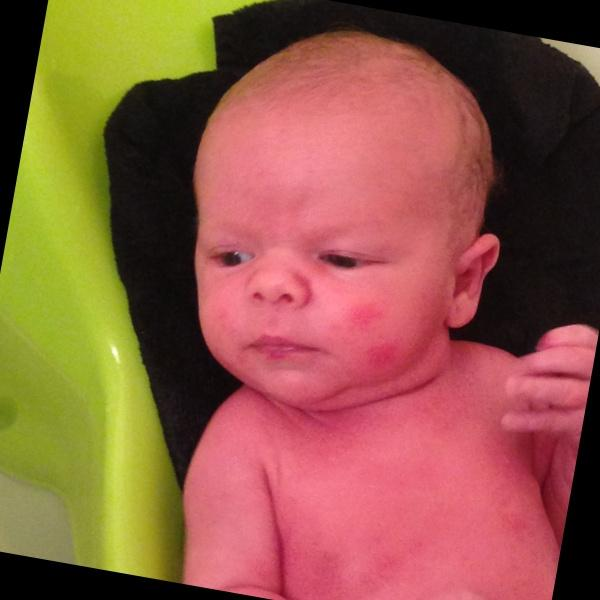
#> input picture images/0_2/image_1110.jpg, 600 x 600 px; its folder holds 4 pictures in this run
$ jupyter execute --allow-errors extract_faces.ipynb
#> lines starting #> are read from the running program, lines starting #| are printed output that depends on the picture
### src/codes.py
import cv2
import pandas as pd
import numpy as np
import glob
import matplotlib.pyplot as plt
import os
import sys
import face_recognition
from sklearn import preprocessing
from sklearn.model_selection import train_test_split
from sklearn.metrics import confusion_matrix
import seaborn as sns

def importPath(folder):
    path = f"../OUTPUT/images/{folder}/*.jpg"
    list_paths = glob.glob(path)
    return list_paths


# [7 lines left out: function resizeImages, not called in this run]

### src/extract_faces.ipynb
[cell 1]
import pandas as pd
import numpy as np
import cv2
import glob
import matplotlib.pyplot as plt
import os
import face_recognition
from sklearn import preprocessing
from sklearn.model_selection import train_test_split
from sklearn.metrics import confusion_matrix
import seaborn as sns
from PIL import Image

[cell 2]
from codes import importPath, resizeImages

# Getting all the images path:

[cell 3]
folders = ['0_2', '4_6', '8_12', '15_20', '25_32', '38_43', '48_53', '60_100']

faceFiles = []

for files in folders:
    ff = importPath(files)
    faceFiles.append(ff)
#> pass 2 of the loop `for files in folders:`:
#> pass 3 of the loop `for files in folders:`:
#> the loop made 8 passes; the first 3 are shown

## Create a dictionary with folder(label) / images path:

[cell 4]
pics = dict()
for ffiles in faceFiles:
    for foto in ffiles:
        label = foto.split("/")[-2]
        pic = foto
        if label in pics:
            pics[label].append(pic)
        else:
            pics[label] = [pic]

## Create a dataframe with the information label / images path:

[cell 5]
im = []

for k,v in pics.items():
    for a in v:
        im.append([k,a])
faces_df =  pd.DataFrame(im, columns=["label","image_path"])

display(faces_df.head())

[cell 6]
faces_df.shape

[cell 7]
faces_df.label.value_counts()

We might need to delete some of the 25_32 data, so it doesn't interfe in the prediction results.

# Extract face from image:

Import haarcascade:

[cell 8]
face_cascade = cv2.CascadeClassifier('../INPUT/haarcascade_frontalface_default.xml')

We will need to treat the images in order to detect the faces:

## Convert images into B&W:

[cell 9]
def BlackandWhite(image_path):
#> called with image_path = 'images/0_2/image_1110.jpg'
    im_bw = cv2.imread(image_path)
#> im_bw is the input picture: shape (600, 600, 3); mean B, G, R 68.3, 89.7, 143.2
    im_bw = cv2.cvtColor(im_bw, cv2.COLOR_BGR2GRAY)
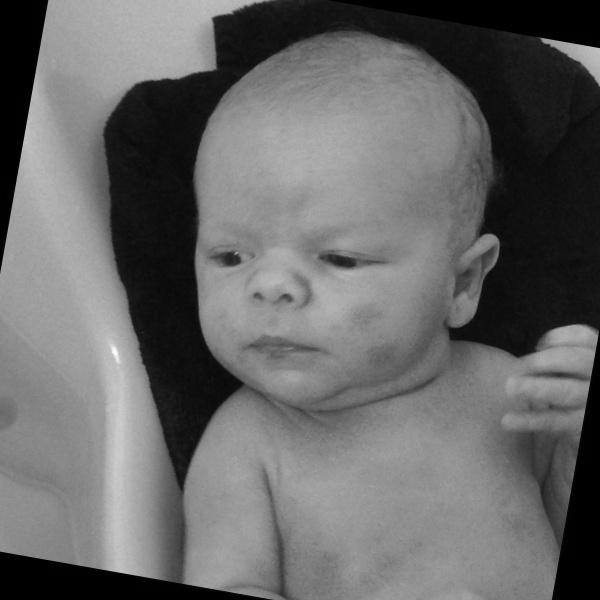
#> im_bw: shape (600, 600); min 0, max 250, mean 103.2
    return im_bw

[cell 10]
dictionary={}
count = 0
for path in faces_df['image_path']:
    dictionary[count] = BlackandWhite(path)
    count+=1
#> pass 2 of the loop `for path in faces_df['image_path']:`:
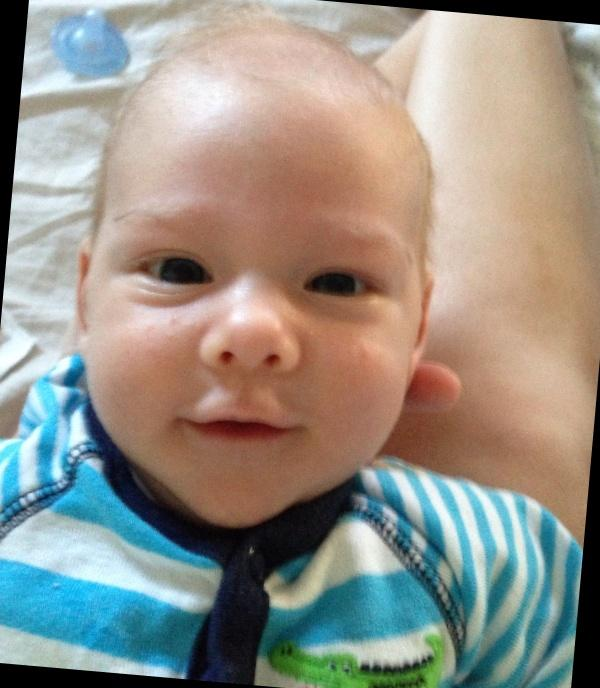
#> input picture images/0_2/image_17.jpg, 600 x 688 px
#> in BlackandWhite, im_bw is the input picture: shape (688, 600, 3); mean B, G, R 135.1, 144.6, 149.2
#> in BlackandWhite (call 2), `im_bw = cv2.cvtColor(im_bw, cv2.COLOR_BGR2GRAY)`:
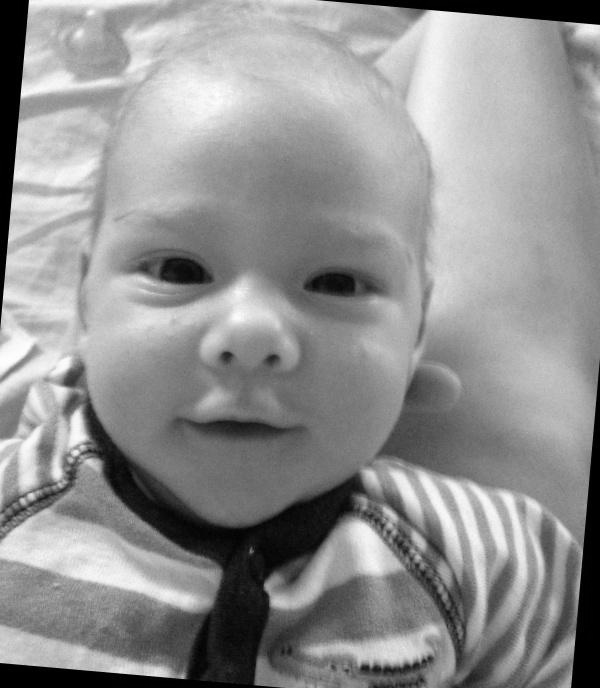
#> im_bw: shape (688, 600); min 0, max 254, mean 144.9
#> pass 3 of the loop `for path in faces_df['image_path']:`:
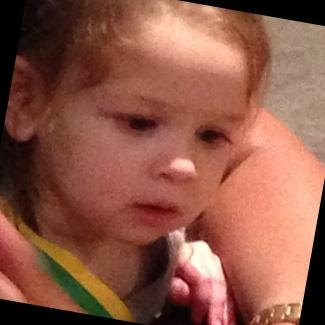
#> input picture images/0_2/image_1930.jpg, 325 x 325 px
#> in BlackandWhite, im_bw is the input picture: shape (325, 325, 3); mean B, G, R 70.9, 87.2, 141.8
#> in BlackandWhite (call 3), `im_bw = cv2.cvtColor(im_bw, cv2.COLOR_BGR2GRAY)`:
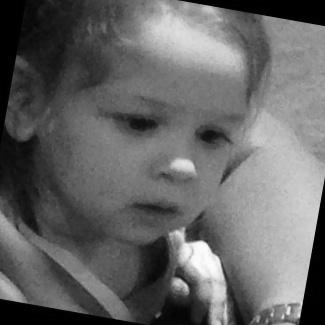
#> im_bw: shape (325, 325); min 0, max 253, mean 101.7
#> the loop made 4 passes; the first 3 are shown

[cell 11]
def configImag(array):
    try:
        faces = face_cascade.detectMultiScale(array, 1.25, 6)
        x,y,w,h = faces[0]
        face = array[y:y+h,x:x+w]
        face = cv2.resize(face,(48,48))
        return face
    except:
        return "face not found"

[cell 12]
diction={}
for k,v in dictionary.items():
    diction.setdefault('clean_image', []).append(configImag(v))
#> this loop made 4 passes
#> (x in configImag, y in configImag, w in configImag, h in configImag) on passes 1, 4: (163, 164, 240, 240), (163, 164, 240, 240)
#> pass 1, in configImag, `face = array[y:y+h,x:x+w]`:
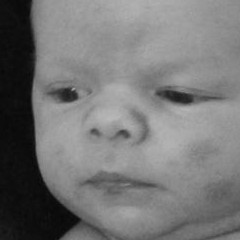
#> face: shape (240, 240); min 5, max 185, mean 117.4
#> pass 1, in configImag, `face = cv2.resize(face,(48,48))`:
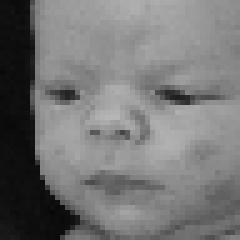
#> face: shape (48, 48) (shown 5 times larger); min 7, max 182, mean 117.4
#> after the loop, diction = 1 item

[cell 13]
pd.DataFrame(diction).shape
#> Out = (4, 1)

[cell 14]
faces_df['arrays']= pd.DataFrame(diction)

#> (a cell that did not finish here is left out)

## Delete the images which the face was not recognized:

#> (a cell that did not finish here is left out)

[cell 17]
print(faces_df.shape)
faces_df.head()

[cell 18]
faces_df['label'].value_counts()

[cell 19]
Faces_detected = 13809*100//17462
print(f"Faces_detected:{Faces_detected}%")

# Save the Face detected images

[cell 20]
image_name = []

for a in list(faces_df.image_path):
    im_name = a.split("/")[-1]
    image_name.append(im_name)
